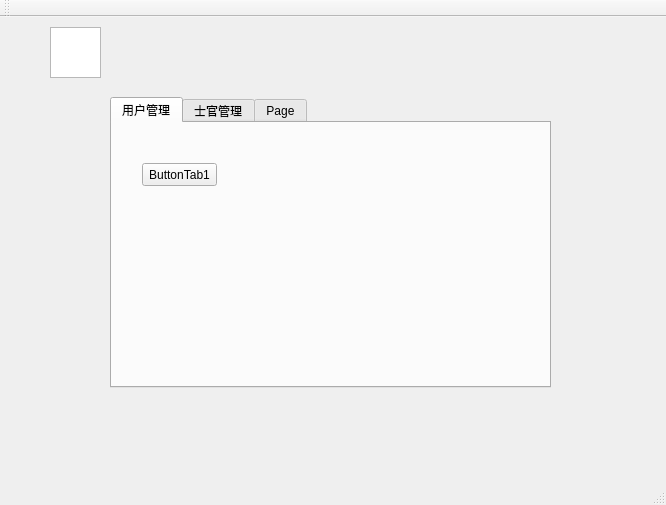
<?xml version="1.0" encoding="UTF-8"?>
<ui version="4.0">
 <class>MainWindow</class>
 <widget class="QMainWindow" name="MainWindow">
  <property name="geometry">
   <rect>
    <x>0</x>
    <y>0</y>
    <width>666</width>
    <height>505</height>
   </rect>
  </property>
  <property name="windowTitle">
   <string>MainWindow</string>
  </property>
  <widget class="QWidget" name="centralWidget">
   <widget class="QGraphicsView" name="graphicsView">
    <property name="geometry">
     <rect>
      <x>50</x>
      <y>10</y>
      <width>51</width>
      <height>51</height>
     </rect>
    </property>
   </widget>
   <widget class="QTabWidget" name="tabWidget">
    <property name="geometry">
     <rect>
      <x>110</x>
      <y>80</y>
      <width>441</width>
      <height>291</height>
     </rect>
    </property>
    <property name="currentIndex">
     <number>0</number>
    </property>
    <widget class="QWidget" name="tab">
     <attribute name="title">
      <string>用户管理</string>
     </attribute>
     <widget class="QPushButton" name="ButtonTab1">
      <property name="geometry">
       <rect>
        <x>30</x>
        <y>40</y>
        <width>75</width>
        <height>23</height>
       </rect>
      </property>
      <property name="text">
       <string>ButtonTab1</string>
      </property>
     </widget>
    </widget>
    <widget class="QWidget" name="tab_2">
     <attribute name="title">
      <string>士官管理</string>
     </attribute>
     <widget class="QPushButton" name="pushButton">
      <property name="geometry">
       <rect>
        <x>40</x>
        <y>40</y>
        <width>75</width>
        <height>23</height>
       </rect>
      </property>
      <property name="text">
       <string>ButtonTab2</string>
      </property>
     </widget>
    </widget>
    <widget class="QWidget" name="tab_3">
     <attribute name="title">
      <string>Page</string>
     </attribute>
     <widget class="QPushButton" name="pushButton_2">
      <property name="geometry">
       <rect>
        <x>80</x>
        <y>40</y>
        <width>75</width>
        <height>23</height>
       </rect>
      </property>
      <property name="text">
       <string>ButtonTab3</string>
      </property>
     </widget>
    </widget>
   </widget>
  </widget>
  <widget class="QMenuBar" name="menuBar">
   <property name="geometry">
    <rect>
     <x>0</x>
     <y>0</y>
     <width>666</width>
     <height>23</height>
    </rect>
   </property>
  </widget>
  <widget class="QToolBar" name="mainToolBar">
   <attribute name="toolBarArea">
    <enum>TopToolBarArea</enum>
   </attribute>
   <attribute name="toolBarBreak">
    <bool>false</bool>
   </attribute>
  </widget>
  <widget class="QStatusBar" name="statusBar"/>
 </widget>
 <layoutdefault spacing="6" margin="11"/>
 <resources/>
 <connections/>
</ui>
